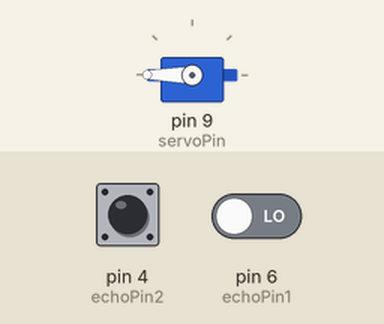
Simulated run of this sketch. Board: Arduino Uno, built with avr-gcc and run on an emulated ATmega328P. On the bench: servo. Inputs (shaded band) come from the test bench; at power-on: pin 4 (echoPin2) LOW, pin 6 (echoPin1) LOW. What the sketch prints to the serial monitor is not drawn.

Above: at 5.4 s.
5.5 s: pin 4 (echoPin2) pulsed HIGH 2 times (0.12 s each, 0.3 s apart)
At 10.6 s:
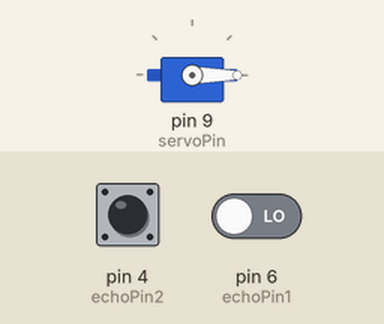
10.9 s: pin 4 (echoPin2) driven HIGH and pin 6 (echoPin1) driven HIGH
At 14.9 s:
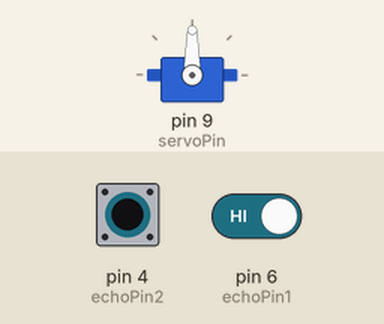
Timing chart, 0 to 20.1 s (numbered marks = the images above; inputs shaded):
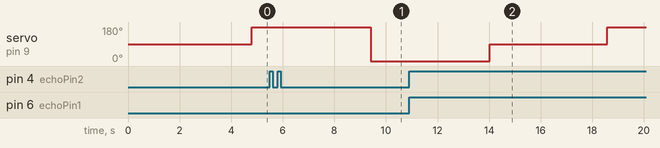

The sketch:

test_diagnostico.ino
```cpp
/* TEST UNITARIO DE DIAGNOSTICO - SENSORES DE DISTANCIA (HC-SR04) + SERVO
   Sirve para saber QUE PARTE falla cuando un sensor de distancia no funciona.
   A cada sensor le hace tres pruebas, una detras de otra:
     Prueba 1: esta conectado el cable Echo?
     Prueba 2: contesta el sensor cuando le mandamos el pulso por Trig?
     Prueba 3: recibe el eco y da una distancia?
   Y las repite dos veces: con el servo quieto y justo despues de mover el servo,
   para ver si el servo deja a los sensores sin corriente.

   Como usarlo:
     1. Pon un objeto (un libro, la mano) a unos 20 cm delante de CADA sensor. No lo pegues al sensor.
     2. Carga este programa en el Arduino satelite y abre el Monitor Serie a 9600.
     3. Lee lo que pone en cada sensor: dice que prueba falla y que cables revisar.

   Pines (los mismos que en el satelite):
     sensor 1: Trig 5, Echo 6     sensor 2: Trig 3, Echo 4     servo: 9 */
#include <Servo.h>

const int trigPin1 = 5;
const int echoPin1 = 6;
const int trigPin2 = 3;
const int echoPin2 = 4;
const int servoPin = 9;
Servo servo;
int angulo = 0;            //posicion actual del servo

//comprobarSensor: hace las tres pruebas a un sensor y escribe el resultado en el Monitor Serie
//parametros: numero -> 1 o 2, solo para escribirlo;  trig y echo -> pines del sensor
//resultado: true si el sensor mide bien, false si alguna prueba falla
bool comprobarSensor(int numero, int trig, int echo){
  Serial.print("  Sensor ");
  Serial.print(numero);
  Serial.print(": ");

  //PRUEBA 1: esta conectado el cable Echo?
  //Activamos un momento la resistencia interna del pin (INPUT_PULLUP), que lo sube a 5 V
  //si nadie lo sujeta. Un sensor conectado mantiene Echo a 0 V mientras no mide.
  //Por eso, si leemos HIGH, es que el cable no llega al sensor.
  pinMode(echo, INPUT_PULLUP);
  delay(5);
  bool echoSuelto = (digitalRead(echo) == HIGH);
  pinMode(echo, INPUT);
  if (echoSuelto){
    Serial.print("FALLA LA PRUEBA 1. El cable Echo (pin ");
    Serial.print(echo);
    Serial.println(") esta suelto, o Trig y Echo estan intercambiados.");
    return false;
  }

  //PRUEBA 2: contesta el sensor?
  //Mandamos el pulso de 10 microsegundos por Trig. Un sensor que funciona
  //pone Echo en HIGH enseguida. Esperamos como mucho 20 ms.
  digitalWrite(trig, LOW);
  delayMicroseconds(2);
  digitalWrite(trig, HIGH);
  delayMicroseconds(10);
  digitalWrite(trig, LOW);
  unsigned long inicioEspera = micros();
  while (digitalRead(echo) == LOW && micros() - inicioEspera < 20000){
    //no hacemos nada: solo esperamos
  }
  if (digitalRead(echo) == LOW){
    Serial.print("FALLA LA PRUEBA 2. El sensor no contesta. Revisa: VCC al carril + (5V), GND al carril -, y el cable Trig (pin ");
    Serial.print(trig);
    Serial.println("). Si todo esta bien, el sensor esta roto.");
    return false;
  }

  //PRUEBA 3: recibe el eco?
  //Medimos cuanto tiempo se queda Echo en HIGH. Con un objeto a 20 cm dura
  //poco mas de 1 ms. Si dura 30 ms o mas, el sensor no ha oido ningun eco.
  unsigned long inicioEco = micros();
  while (digitalRead(echo) == HIGH && micros() - inicioEco < 300000){
    //esperamos a que acabe el eco (como mucho 300 ms)
  }
  unsigned long duracion = micros() - inicioEco;
  if (duracion >= 30000){
    Serial.println("FALLA LA PRUEBA 3. El sensor contesta pero no oye el eco. Pon un objeto a 20 cm (ni pegado ni lejos). Si ya lo hay, el sensor esta roto.");
    return false;
  }

  float distancia = duracion * 0.0343 / 2;   //velocidad del sonido (cm/us), ida y vuelta
  Serial.print("BIEN. Mide ");
  Serial.print(distancia);
  Serial.println(" cm");
  return true;
}

//setup: prepara el Monitor Serie y los pines. El servo todavia no se conecta,
//       para que la primera ronda de pruebas sea con el servo parado
//parametros: ninguno.  resultado: ninguno
void setup() {
  Serial.begin(9600);
  pinMode(trigPin1, OUTPUT);
  pinMode(echoPin1, INPUT);
  pinMode(trigPin2, OUTPUT);
  pinMode(echoPin2, INPUT);
  Serial.println("TEST DE DIAGNOSTICO. Pon un objeto a 20 cm delante de cada sensor.");
}

//loop: cada 4 segundos prueba los dos sensores con el servo quieto, mueve el servo,
//      los vuelve a probar y escribe un resumen
//parametros: ninguno.  resultado: ninguno
void loop() {
  Serial.println();
  Serial.println("--- Con el servo quieto ---");
  bool quieto1 = comprobarSensor(1, trigPin1, echoPin1);
  bool quieto2 = comprobarSensor(2, trigPin2, echoPin2);

  //movemos el servo a la siguiente posicion: 0, 90, 180 y vuelta a 0
  angulo = angulo + 90;
  if (angulo > 180){
    angulo = 0;
  }
  servo.attach(servoPin);
  servo.write(angulo);
  delay(50);     //el servo acaba de arrancar: es cuando mas corriente gasta

  Serial.print("--- Mientras el servo va a ");
  Serial.print(angulo);
  Serial.println(" grados (mira si se mueve) ---");
  bool moviendo1 = comprobarSensor(1, trigPin1, echoPin1);
  bool moviendo2 = comprobarSensor(2, trigPin2, echoPin2);

  //resumen
  Serial.print("RESUMEN: ");
  if (quieto1 && quieto2 && moviendo1 && moviendo2){
    Serial.println("los dos sensores funcionan. Si el servo se ha movido, todo esta bien.");
  }else if (quieto1 && quieto2){
    Serial.println("los sensores solo fallan cuando se mueve el servo: el servo los deja sin corriente. Alimenta el servo con una fuente de 5 V aparte y une su GND con el del Arduino.");
  }else{
    Serial.println("hay un fallo de cableado o de sensor. Mira arriba que prueba falla en cada uno.");
  }

  delay(4000);
}
```
